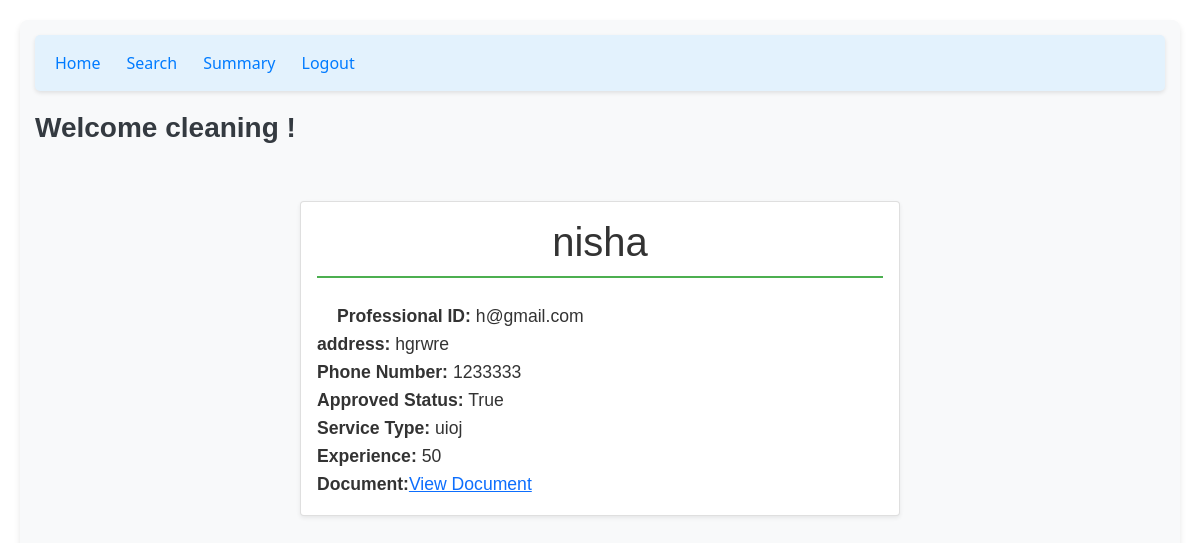
Screenshot of /more_professional/cleaning/h@gmail.com with the database file from the repository.
### backend/models.py (models this page shows)
class User_Details(db.Model):
    __tablename__="user_details"
    id=db.Column(db.String,primary_key=True)           #unique for everybody
    user_type=db.Column(db.String(20), nullable=False)  #admin,professional,customer
    password=db.Column(db.String(100), nullable=False)  #for everyone
    fullname=db.Column(db.String(50),nullable=True)    #name for pro,cus
    address = db.Column(db.String(255),nullable=True)                 #for professional
    phone_num = db.Column(db.String(100),unique=True,nullable=True)   #for professional
    approved_status = db.Column(db.Boolean, nullable=True)#for professional
    service_type = db.Column(db.String(100), nullable=True)#for professional
    experience = db.Column(db.Integer, nullable=True)        #for professional
    document_path = db.Column(db.String(255), nullable=True)
    pincode=db.Column(db.String(50),nullable=True)                       #for professional,customer
    profile_verified = db.Column(db.Boolean, default=False)  # Admin approval
    service_requests = db.relationship('ServiceRequest', backref='customer', lazy=True, foreign_keys='ServiceRequest.customer_id')
    accepted_requests = db.relationship('ServiceRequest', backref='professional', lazy=True, foreign_keys='ServiceRequest.professional_id')

### backend/controllers.py (the view)
@app.route("/more_professional/<name>/<key>",methods=["GET","POST"])
def professional(key,name):
    professional=User_Details.query.filter_by(id=key).first()
    return render_template('more_professional.html',name=name,professional=professional)

### templates/more_professional.html
{% extends "admin_layout.html" %}
{% block content %}
    {% if professional %}
        <div class="d-flex justify-content-center align-items-start min-vh-100 pt-5">
            <div class="card shadow-sm" style="max-width: 600px; width: 100%;">
                <div class="card-body text-center">
                    <h1 class="card-title mb-4">{{ professional.fullname }}</h1>
                    <p class="card-text">
                        <strong>Professional ID:</strong> {{ professional.id }}<br>
                        <strong>address:</strong> {{ professional.address }}<br>
                        <strong>Phone Number:</strong> {{ professional.phone_num }}<br>
                        <strong>Approved Status:</strong> {{ professional.approved_status }}<br>
                        <strong>Service Type:</strong> {{ professional.service_type }}<br>
                        <strong>Experience:</strong> {{ professional.experience }}<br>
                        <strong>Document:</strong><a href="/{{ professional.document_path }}" target="_blank">View Document</a>
                    </p>
                </div>
            </div>
        </div>
    {% endif %}
{% endblock %}

### static/styles/main.css (style rules this page uses)
p { font-size: 1.1rem; line-height: 1.6; color: #333333; margin-bottom: 15px; font-family: 'Arial', sans-serif; text-align: justify; text-indent: 20px; }
h1, h2, h3 { font-family: 'Arial', sans-serif; font-weight: bold; color: #333; margin-bottom: 20px; }
h1 { font-size: 2.5rem; text-align: center; border-bottom: 2px solid #4CAF50; padding-bottom: 10px; }

### rows the page displays
User_Details: fullname "nisha", id "h@gmail.com", address "hgrwre", phone_num "1233333", approved_status "True", service_type "uioj", experience "50"

### other values shown
{{ name }} "cleaning"
